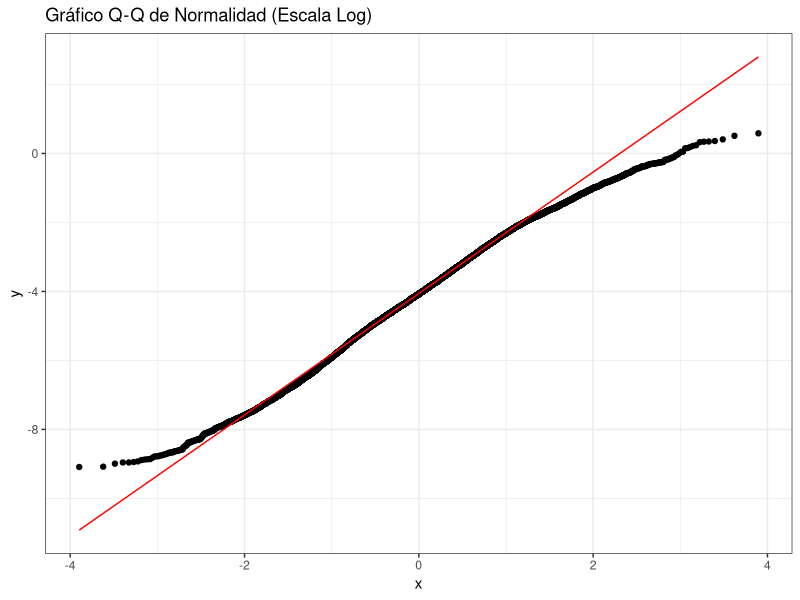

Generate this figure with R:
## ---- chunk 1
library(readr)
library(dplyr)
library(ggplot2)

datos <- read_csv("NGACOL (1).csv")

head(datos)
## ---- chunk 2
datos <- datos %>%
  mutate(
    Rrup_real = exp(Rrup_OpenQuake),
    Acc_real = exp(T_0.01_RotD50)
  )
summary(datos$Rrup_real)
summary(datos$Acc_real)
## ---- chunk 3
# Q-Q Plot
ggplot(datos, aes(sample = T_0.01_RotD50)) +
  stat_qq() +
  stat_qq_line(color = "red") +
  labs(title = "Gráfico Q-Q de Normalidad (Escala Log)") +
  theme_bw()
## ---- chunk 4
library(car)
leveneTest(T_0.01_RotD50 ~ factor(Soil_Class), data = datos)
## ---- chunk 5
cor.test(datos$Rrup_OpenQuake, datos$T_0.01_RotD50, method = "pearson")
